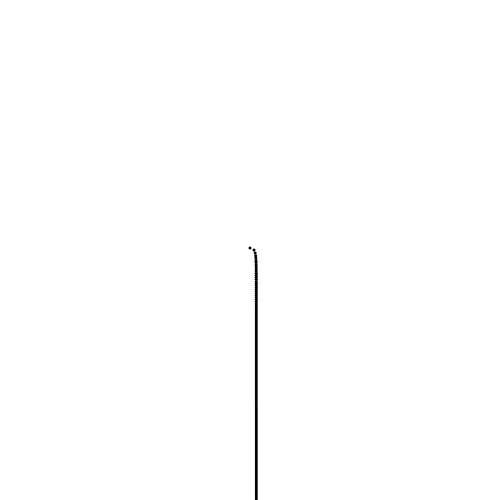
Frame 1 (no input)
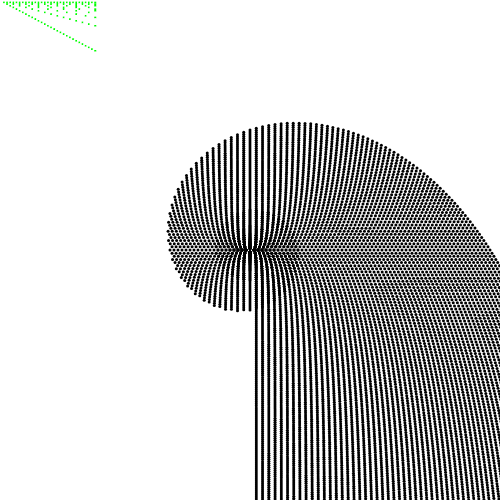
Frame 60 (no input)
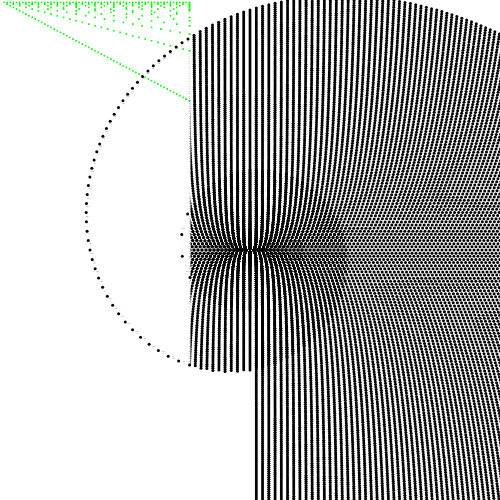
Frame 120 (the mouse pressed at the canvas centre since frame 60)

The p5.js sketch that drew these frames (run headless with seeded random() and noise() and a simulated clock; from frame 60 on, the mouse is pressed at the canvas centre):

// p5.js sketch
// ── sketch.js
var t = 0;
var bit = [];
var maxx = 300;
let pg1;
let pg2;

function setup() {
  createCanvas(500, 500);
  pg1 = createGraphics(width,height);
  pg2 = createGraphics(width,height);
}

function draw() {
  //background(220);
  t = t +PI;
  
  pg1.strokeWeight(3);
  pg1.translate(pg1.width/2,pg1.height/2);
  pg1.clear();
  
  for(i = 0; i < maxx;i = i + 1) {
    stroke(0);
    
    pg1.point(sin(t/i)*i * 2,cos(t/i)*i *2);
    if (round(sin(t/i)*100) == 0 && cos(t/i) > 0) {
      bit[i] = color(0,255,0); 
    } else {
      bit[i] = color(255);
    }
    //if (bit[i].isNaN) {
      pg2.fill(bit[i]);
    //}
    pg2.noStroke();
    //translate(-width/2,-height/2);
    pg2.rect(t/2 % width,i*(height/maxx),2,height/maxx);
  }
  pg1.translate(-pg1.width/2,-pg1.height/2);
  //print(height/maxx);
  image(pg2,0,0);
  image(pg1,0,0);
}
